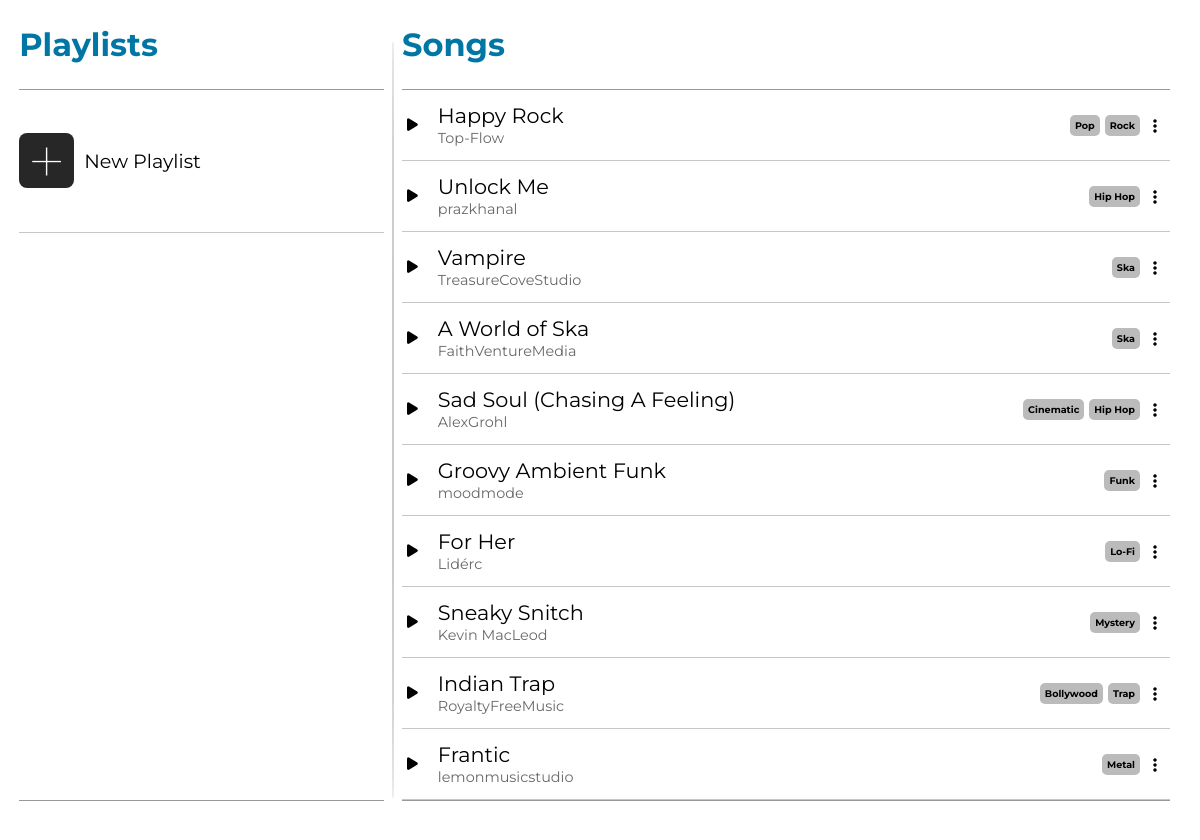
/iframetest/38/, run on an earlier commit of the app's database.
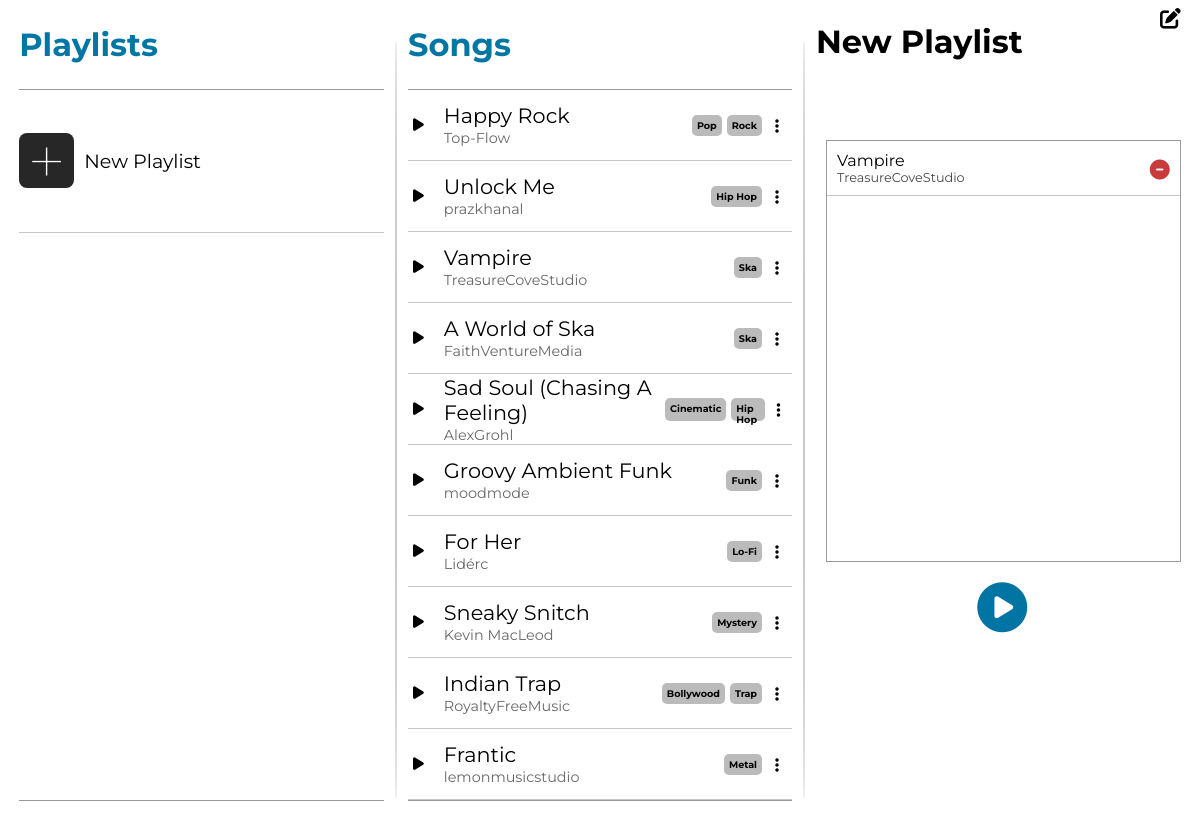
And on a later commit of the database.
### app/models.py (models this page shows, shortened)
class Song(models.Model):
    title = models.CharField(max_length=50)
    song_file = models.FileField(upload_to='')
    artist = models.ManyToManyField(Artist) # type: ignore
    genre = models.ManyToManyField(Genre) # type: ignore

class Artist(models.Model):
    name = models.CharField(max_length=50)
    def __str__(self):
        return self.name

class Genre(models.Model):
    name = models.CharField(max_length=50)

class Playlist(models.Model):
    name = models.CharField(max_length=50)
    songs = models.ManyToManyField(Song) # type: ignore
    description = models.CharField(max_length=200, null=True, blank=True)
    created_by = models.ForeignKey(User, on_delete=models.CASCADE)

### app/views.py (the view, shortened to what this page needs)
# urls.py: path('iframetest/<str:playlistID>/', home_frame, name='ift'),
def home_frame(req: HttpRequest, playlistID:str) -> HttpResponse:
    songs = Song.objects.all()
    songForm = AddSongForm()
    playlistForm = None
    playlists = None
    if req.user.is_authenticated:
        playlistForm = NewPlaylistForm()
        playlists = req.user.playlist_set.all() # type: ignore
    try:
        playlistInfo = Playlist.objects.get(pk=playlistID)
    except:
        playlistInfo = None
    context = {'songs': songs, 'playlistForm': playlistForm, 'songForm': songForm, 'playlists': playlists, 'playlistInfo': playlistInfo} # type: ignore
    return render(req, 'add-playlist.html', context) # type: ignore

### app/templates/add-playlist.html (shortened to what this page needs)
{% extends "homepageiframe.html" %}

### app/templates/homepageiframe.html (shortened to what the changed rows need)
{% load static %}
<!DOCTYPE html>
<html lang="en">
    <head>
        <link rel="stylesheet" href="{% static "styles.css" %}">
    </head>
    <body>
        <div id='user-interface-wrapper'>
            <div class="ui-container">
                <div id="playlistOverallContainer">
                    <div id="playlistcontainerHeader">
                        <h1>Playlists</h1>
                    </div>
                    <div id='playlists-container'>
                    </div>
                    <div id='playlistcontFooter'>
                    </div>
                </div>
                <div class='br'></div>
                <div class='songsOverallContainer' style="{% if playlistInfo %}width: 32%{% else %}width: 64%; margin-right: 2.5%{% endif %}">
                    <div id='songsContainerHeader'>
                        <h1>Songs</h1>
                    </div>
                    <div id='songs-container'>
                        {% for song in songs %}
                        <div class="song-wrapper">
                            <div class='songMetaBtn'>
                                <i class="songPlayBtn fa-solid fa-play"><song class="{% for artist in song.artist.all %}{{artist}}{% endfor %}" title={{song.song_file.url}} style='display: none'>{{song.title}}</song></i>
                                <div class='songTitleArtist'>
                                    <div class='songObject songTitle' title={{song.song_file.url}}>{{song.title}}</div>
                                    <div class='songArtist'>{% for artist in song.artist.all %}<span class='artistSpan'>{{artist.name}}</span>{% endfor %}</div>
                                </div>
                            </div>
                            <div class='songGenrePlaylistBtn'>
                                <div class='songGenres'>{% for genre in song.genre.all %}<span class='genreTag'>{{genre.name}}</span>{% endfor %}</div>
                                <div class='ellipsis-box'><i class="fa-solid fa-ellipsis-vertical"></i></div>
                            </div>
                        </div>
                        {% endfor %}
                    </div>
                    <div id='songsContainerFooter'></div>
                </div>
                {% if playlistInfo %}
                <div class='br'></div>
                <div id='playlist-view-container'>
                    <div id="playlistViewHeader" class='playlistViewHeaderForm'>
                        <i id='updateBtn' class="fa-solid fa-pen-to-square"></i>
                        <h1 id='playlistViewTitle'>{{playlistInfo.name}}</h1>
                    </div>
                    <div id='playlistViewSongContainer'>
                        {% for song in playlistInfo.songs.all %}
                            <form method='POST' action='' class='playlistViewSong'>
                                <div class='playlistViewArtistTitle'>
                                    <p class='playlistViewTitle'>{{song.title}}</p>
                                    {% for artist in song.artist.all %}
                                        <p class='playlistViewArtist'>{{artist.name}}</p>
                                    {% endfor %}
                                </div>
                                <button type="submit" name='Remove Song' value='Submit' class='minusBtn'><i class="fa-solid fa-circle-minus"></i></button>
                            </form>
                        {% endfor %}
                    </div>
                    <div id='playlistPlayBtn'>
                        <i class="fa-solid fa-circle-play">
                        </i>
                    </div>
                </div>
                {% endif %}
            </div>
        </div>
    </body>
</html>

What changed in the data, as far as the page shows it:
now on one of the page's lists (row unchanged): Song: title "Vampire"
computed for Song "Vampire": gains Artist (name "TreasureCoveStudio")
added Playlist: name "New Playlist"
